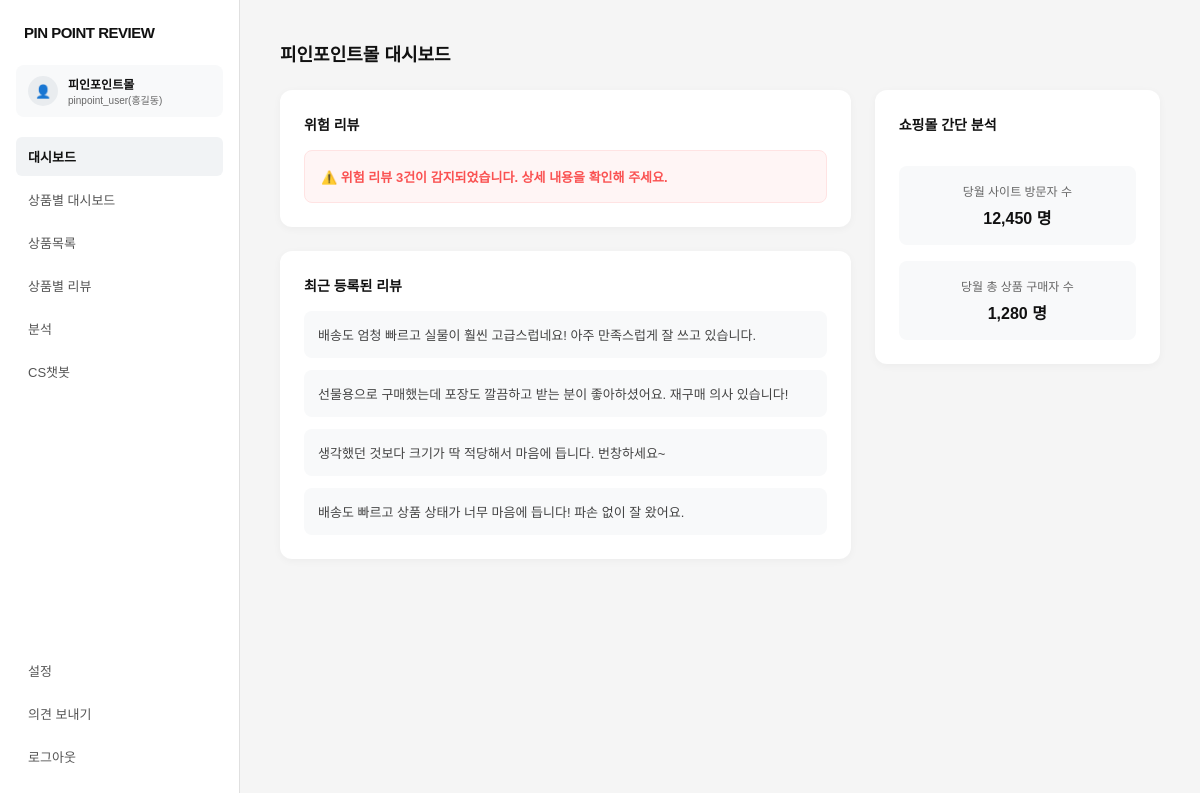
The app's page /dashboard (signed in) with its own data.
### tables this page shows
CREATE TABLE users (
    id            INTEGER PRIMARY KEY AUTOINCREMENT,
    name          TEXT NOT NULL,
    userid        TEXT NOT NULL UNIQUE,
    password_hash TEXT NOT NULL,
    shop_name     TEXT NOT NULL,
    business_num  TEXT NOT NULL,
    created_at    TEXT NOT NULL DEFAULT (datetime('now', 'localtime'))
);

CREATE TABLE reviews (
    id         INTEGER PRIMARY KEY AUTOINCREMENT,
    product_id INTEGER NOT NULL REFERENCES products(id) ON DELETE CASCADE,
    author     TEXT NOT NULL,
    content    TEXT NOT NULL,
    rating     INTEGER NOT NULL CHECK (rating BETWEEN 1 AND 5),
    is_risky   INTEGER NOT NULL DEFAULT 0,
    created_at TEXT NOT NULL DEFAULT (datetime('now', 'localtime'))
);

CREATE TABLE monthly_stats (
    user_id  INTEGER NOT NULL REFERENCES users(id) ON DELETE CASCADE,
    month    TEXT NOT NULL,              -- 'YYYY-MM'
    visitors INTEGER NOT NULL DEFAULT 0,
    buyers   INTEGER NOT NULL DEFAULT 0,
    PRIMARY KEY (user_id, month)
);

### main.py (the view)
@app.get("/dashboard", name="dashboard", response_class=HTMLResponse)
def dashboard(request: Request,
              user=Depends(login_required),
              db: sqlite3.Connection = Depends(get_db)):
    risky_count = db.execute(
        "SELECT COUNT(*) FROM reviews r JOIN products p ON p.id = r.product_id "
        "WHERE p.user_id = ? AND r.is_risky = 1",
        (user["id"],),
    ).fetchone()[0]
    recent_reviews = db.execute(
        "SELECT r.* FROM reviews r JOIN products p ON p.id = r.product_id "
        "WHERE p.user_id = ? ORDER BY r.created_at DESC LIMIT 4",
        (user["id"],),
    ).fetchall()
    month = datetime.now().strftime("%Y-%m")
    stats = db.execute(
        "SELECT visitors, buyers FROM monthly_stats WHERE user_id = ? AND month = ?",
        (user["id"], month),
    ).fetchone() or {"visitors": 0, "buyers": 0}
    return render(request, "dashboard.html", active_menu="dashboard",
                  risky_count=risky_count, recent_reviews=recent_reviews, stats=stats)

### templates/dashboard.html (shortened to what this page needs)
<!DOCTYPE html>
<html lang="ko">
<head>
</head>
<body>
    {% include '_sidebar.html' %}
    <main class="main-content">
        <h1 class="page-title">{{ current_user.shop_name }} 대시보드</h1>
        <div class="dashboard-grid">
            <div>
                <div class="card">
                    <div class="card-title">위험 리뷰</div>
                    <div class="alert-box">
                        {% if risky_count > 0 %}
                        ⚠️ 위험 리뷰 {{ risky_count }}건이 감지되었습니다. 상세 내용을 확인해 주세요.
                        {% else %}
                        ✅ 감지된 위험 리뷰가 없습니다.
                        {% endif %}
                    </div>
                </div>
                <div class="card">
                    <div class="card-title">최근 등록된 리뷰</div>
                    <div class="review-list">
                        {% for review in recent_reviews %}
                        <div class="review-item">{{ review.content }}</div>
                        {% else %}
                        <div class="review-item">등록된 리뷰가 없습니다.</div>
                        {% endfor %}
                    </div>
                </div>
            </div>
            <div>
                <div class="card analytics-card">
                    <div class="card-title">쇼핑몰 간단 분석</div>
                    <div class="stat-box">
                        <div class="stat-label">당월 사이트 방문자 수</div>
                        <div class="stat-value">{{ "{:,}".format(stats.visitors) }} 명</div>
                    </div>
                    <div class="stat-box">
                        <div class="stat-label">당월 총 상품 구매자 수</div>
                        <div class="stat-value">{{ "{:,}".format(stats.buyers) }} 명</div>
                    </div>
                </div>
            </div>
        </div>
    </main>
</body>
</html>

### templates/_sidebar.html
    <aside class="sidebar">
        <div class="sidebar-top">
            <div class="logo">PIN POINT REVIEW</div>
            <div class="user-profile">
                <div class="profile-icon">👤</div>
                <div class="profile-info">
                    <div class="shop-name">{{ current_user.shop_name }}</div>
                    <div class="user-email">{{ current_user.userid }}({{ current_user.name }})</div>
                </div>
            </div>
            <ul class="menu-list">
                <li class="menu-item {{ 'active' if active_menu == 'dashboard' }}"><a href="{{ url_for('dashboard') }}">대시보드</a></li>
                <li class="menu-item"><a href="#">상품별 대시보드</a></li>
                <li class="menu-item"><a href="#">상품목록</a></li>
                <li class="menu-item {{ 'active' if active_menu == 'reviews' }}"><a href="{{ url_for('product_reviews') }}">상품별 리뷰</a></li>
                <li class="menu-item"><a href="#">분석</a></li>
                <li class="menu-item"><a href="#">CS챗봇</a></li>
            </ul>
        </div>
        <div class="sidebar-bottom">
            <ul class="menu-list">
                <li class="menu-item {{ 'active' if active_menu == 'settings' }}"><a href="{{ url_for('settings') }}">설정</a></li>
                <li class="menu-item {{ 'active' if active_menu == 'feedback' }}"><a href="{{ url_for('feedback') }}">의견 보내기</a></li>
                <li class="menu-item"><a href="{{ url_for('logout') }}">로그아웃</a></li>
            </ul>
        </div>
    </aside>

### templates/dashboard.html (style rules this page uses)
* { box-sizing: border-box; margin: 0; padding: 0; font-family: 'Apple SD Gothic Neo', 'Noto Sans KR', sans-serif; }
body { background-color: #F5F5F5; display: flex; height: 100vh; color: #333333; }
.sidebar { width: 240px; background-color: #ffffff; border-right: 1px solid #E0E0E0; display: flex; flex-direction: column; justify-content: space-between; padding: 24px 16px; flex-shrink: 0; }
.sidebar-top .logo { font-size: 15px; font-weight: 800; color: #111111; margin-bottom: 24px; padding-left: 8px; letter-spacing: -0.5px; }
.user-profile { display: flex; align-items: center; gap: 10px; padding: 10px 12px; background-color: #F8F9FA; border-radius: 8px; margin-bottom: 20px; }
.profile-icon { width: 30px; height: 30px; background-color: #E9ECEF; border-radius: 50%; display: flex; align-items: center; justify-content: center; font-size: 13px; }
.profile-info .shop-name { font-size: 12px; font-weight: 700; color: #111111; }
.profile-info .user-email { font-size: 10px; color: #666666; }
.menu-list { list-style: none; display: flex; flex-direction: column; gap: 4px; }
.menu-item a { display: block; padding: 10px 12px; font-size: 13px; color: #555555; text-decoration: none; border-radius: 6px; transition: all 0.2s; }
.menu-item.active a, .menu-item a:hover { background-color: #F1F3F5; color: #111111; font-weight: 600; }
.sidebar-bottom { display: flex; flex-direction: column; gap: 4px; }
.main-content { flex: 1; padding: 40px; overflow-y: auto; }
.page-title { font-size: 18px; font-weight: 700; margin-bottom: 24px; color: #111111; }
.dashboard-grid { display: grid; grid-template-columns: 2fr 1fr; gap: 24px; }
.card { background-color: #ffffff; border-radius: 12px; padding: 24px; box-shadow: 0 2px 8px rgba(0, 0, 0, 0.04); margin-bottom: 24px; }
.card-title { font-size: 14px; font-weight: 700; margin-bottom: 16px; color: #111111; }
.alert-box { background-color: #FFF5F5; border: 1px solid #FFE3E3; border-radius: 8px; padding: 16px; color: #FA5252; font-size: 13px; font-weight: 600; }
.review-list { display: flex; flex-direction: column; gap: 12px; }
.review-item { padding: 14px; background-color: #F8F9FA; border-radius: 8px; font-size: 13px; color: #444444; }
.analytics-card { display: flex; flex-direction: column; gap: 16px; }
.stat-box { background-color: #F8F9FA; padding: 16px; border-radius: 8px; text-align: center; }
.stat-label { font-size: 12px; color: #666666; margin-bottom: 6px; }
.stat-value { font-size: 16px; font-weight: 700; color: #111111; }

### records on screen
users: shop_name "피인포인트몰", userid "pinpoint_user", name "홍길동"
reviews: content "배송도 엄청 빠르고 실물이 훨씬 고급스럽네요! 아주 만족스럽게 잘 쓰고 있습니다."
reviews: content "선물용으로 구매했는데 포장도 깔끔하고 받는 분이 좋아하셨어요. 재구매 의사 있습니다!"
reviews: content "생각했던 것보다 크기가 딱 적당해서 마음에 듭니다. 번창하세요~"
reviews: content "배송도 빠르고 상품 상태가 너무 마음에 듭니다! 파손 없이 잘 왔어요."
monthly_stats: visitors "12,450", buyers "1,280"

### other values on screen
{{ risky_count }} "3"
